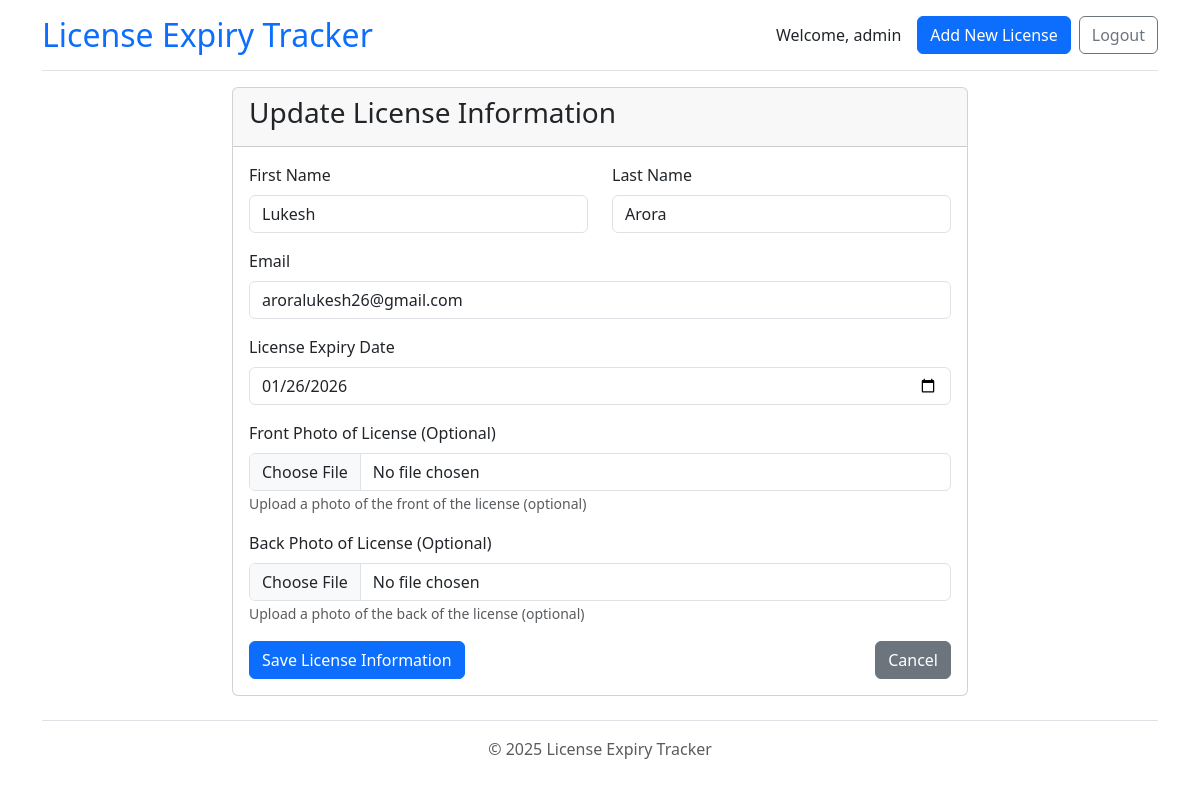
Screenshot of /license/1/update/ (signed in) with the database file from the repository.
### app/models.py (models this page shows, shortened)
class License(models.Model):
    first_name = models.CharField(max_length=100)
    last_name = models.CharField(max_length=100)
    email = models.EmailField(max_length=254)
    expiry_date = models.DateField()
    front_photo = models.FileField(upload_to="license_photos/", blank=True, null=True)
    back_photo = models.FileField(upload_to="license_photos/", blank=True, null=True)
    created_at = models.DateTimeField(auto_now_add=True)
    updated_at = models.DateTimeField(auto_now=True)

### app/views.py (the view)
# urls.py: path('license/<int:pk>/update/', views.license_update, name='license_update'),
@login_required(login_url='login')
def license_update(request, pk):
    license = get_object_or_404(License, pk=pk)
    if request.method == 'POST':
        form = LicenseForm(request.POST, request.FILES, instance=license)
        if form.is_valid():
            form.save()
            messages.success(request, 'License information updated successfully!')
            return redirect('license_detail', pk=license.pk)
    else:
        form = LicenseForm(instance=license)
    return render(request, 'app/license_form.html', {'form': form, 'license': license, 'action': 'Update'})

### app/forms.py (shortened to what this page needs)
class LicenseForm(forms.ModelForm):
    class Meta:
        model = License
        fields = ['first_name', 'last_name', 'email', 'expiry_date', 'front_photo', 'back_photo']
        widgets = {
            'expiry_date': forms.DateInput(attrs={'type': 'date'}),
        }

### app/templates/app/license_form.html (shortened to what this page needs)
{% extends 'app/base.html' %}
{% block content %}
<div class="row">
    <div class="col-lg-8 offset-lg-2">
        <div class="card">
            <div class="card-header">
                <h2 class="h3">{{ action }} License Information</h2>
            </div>
            <div class="card-body">
                <form method="post" enctype="multipart/form-data">
                    <div class="row mb-3">
                        <div class="col-md-6 mb-3 mb-md-0">
                            <label for="{{ form.first_name.id_for_label }}" class="form-label">First Name</label>
                            <input type="text" name="{{ form.first_name.name }}"
                                   value="{{ form.first_name.value|default:'' }}"
                                   class="form-control {% if form.first_name.errors %}is-invalid{% endif %}"
                                   id="{{ form.first_name.id_for_label }}" required>
                        </div>
                        <div class="col-md-6">
                            <label for="{{ form.last_name.id_for_label }}" class="form-label">Last Name</label>
                            <input type="text" name="{{ form.last_name.name }}"
                                   value="{{ form.last_name.value|default:'' }}"
                                   class="form-control {% if form.last_name.errors %}is-invalid{% endif %}"
                                   id="{{ form.last_name.id_for_label }}" required>
                        </div>
                    </div>
                    <div class="mb-3">
                        <label for="{{ form.email.id_for_label }}" class="form-label">Email</label>
                        <input type="email" name="{{ form.email.name }}"
                               value="{{ form.email.value|default:'' }}"
                               class="form-control {% if form.email.errors %}is-invalid{% endif %}"
                               id="{{ form.email.id_for_label }}" required>
                    </div>
                    <div class="mb-3">
                        <label for="{{ form.expiry_date.id_for_label }}" class="form-label">License Expiry Date</label>
                        <input type="date" name="{{ form.expiry_date.name }}"
                               value="{{ form.expiry_date.value|date:'Y-m-d'|default:'' }}"
                               class="form-control {% if form.expiry_date.errors %}is-invalid{% endif %}"
                               id="{{ form.expiry_date.id_for_label }}" required>
                    </div>
                      <div class="mb-3">
                        <label for="{{ form.front_photo.id_for_label }}" class="form-label">Front Photo of License (Optional)</label>
                        <input type="file" name="{{ form.front_photo.name }}"
                               class="form-control {% if form.front_photo.errors %}is-invalid{% endif %}"
                               id="{{ form.front_photo.id_for_label }}"
                               accept="image/*">
                        <small class="text-muted">Upload a photo of the front of the license (optional)</small>
                    </div>
                    <div class="mb-3">
                        <label for="{{ form.back_photo.id_for_label }}" class="form-label">Back Photo of License (Optional)</label>
                        <input type="file" name="{{ form.back_photo.name }}"
                               class="form-control {% if form.back_photo.errors %}is-invalid{% endif %}"
                               id="{{ form.back_photo.id_for_label }}"
                               accept="image/*">
                        <small class="text-muted">Upload a photo of the back of the license (optional)</small>
                    </div>
                    <div class="d-flex flex-column flex-md-row justify-content-between">
                        <button type="submit" class="btn btn-primary mb-2 mb-md-0">Save License Information</button>
                        <a href="{% url 'home' %}" class="btn btn-secondary">Cancel</a>
                    </div>
                </form>
            </div>
        </div>
    </div>
</div>
{% endblock %}

### app/templates/app/base.html (shortened to what this page needs)
<!DOCTYPE html>
<html lang="en">
<head>
    <link href="https://cdn.jsdelivr.net/npm/bootstrap@5.3.0/dist/css/bootstrap.min.css" rel="stylesheet">
</head>
<body>    <div class="container">
        <header class="pb-3 mb-3 border-bottom">
            <div class="d-flex flex-column flex-sm-row justify-content-between align-items-center">
                <h1 class="h2 mb-2 mb-sm-0"><a href="{% url 'home' %}" class="text-decoration-none">License Expiry Tracker</a></h1>
                <div class="d-flex align-items-center">
                    {% if user.is_authenticated %}
                        <span class="me-3 d-none d-md-block">Welcome, {{ user.username }}</span>
                        <a href="{% url 'license_create' %}" class="btn btn-primary btn-responsive me-2">Add New License</a>
                        <a href="{% url 'logout' %}" class="btn btn-outline-secondary btn-responsive">Logout</a>
                    {% else %}
                        <a href="{% url 'login' %}" class="btn btn-outline-primary btn-responsive">Login</a>
                    {% endif %}
                </div>
            </div>
        </header>
        <main>
            {% block content %}
            {% endblock %}
        </main>
        <footer class="pt-3 my-4 text-muted border-top">
            <p class="text-center">&copy; {% now "Y" %} License Expiry Tracker</p>
        </footer>
    </div>
</body>
</html>

### app/templates/app/base.html (style rules this page uses)
body { padding-top: 1rem; padding-bottom: 1rem; }

### rows the page displays
License: first_name "Lukesh", last_name "Arora", email "aroralukesh26@gmail.com", expiry_date "01/26/2026"

### other values shown
{{ user.username }} "admin"
{{ action }} "Update"
